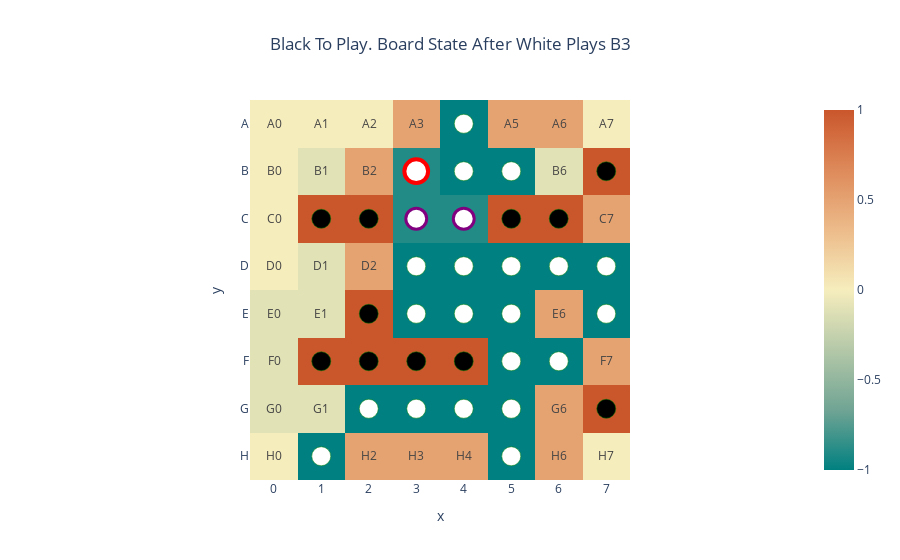

Notebook code cell kept with this figure:
### Markdown cell above
`plot_single_board` is a helper function to plot the board state after a series of moves. It takes in moves in the label format, ie A0 to H7, so we convert. We can see on inspection that our model has correctly identified the valid moves!

### Code cell
plot_single_board(int_to_label(moves_int))

### Figure 1 — Plotly figure (JSON) as saved in the notebook; plotly's stock layout.template omitted (floating-point values rounded to 4 significant figures)
{"data": [{"coloraxis": "coloraxis", "customdata": [["I:1<br>S:0", "I:2<br>S:1", "I:3<br>S:2", "I:4<br>S:3", "I:5<br>S:4", "I:6<br>S:5", "I:7<br>S:6", "I:8<br>S:7"], ["I:9<br>S:8", "I:10<br>S:9", "I:11<br>S:10", "I:12<br>S:11", "I:13<br>S:12", "I:14<br>S:13", "I:15<br>S:14", "I:16<br>S:15"], ["I:17<br>S:16", "I:18<br>S:17", "I:19<br>S:18", "I:20<br>S:19", "I:21<br>S:20", "I:22<br>S:21", "I:23<br>S:22", "I:24<br>S:23"], ["I:25<br>S:24", "I:26<br>S:25", "I:27<br>S:26", "I:X<br>S:27", "I:X<br>S:28", "I:28<br>S:29", "I:29<br>S:30", "I:30<br>S:31"], ["I:31<br>S:32", "I:32<br>S:33", "I:33<br>S:34", "I:X<br>S:35", "I:X<br>S:36", "I:34<br>S:37", "I:35<br>S:38", "I:36<br>S:39"], ["I:37<br>S:40", "I:38<br>S:41", "I:39<br>S:42", "I:40<br>S:43", "I:41<br>S:44", "I:42<br>S:45", "I:43<br>S:46", "I:44<br>S:47"], ["I:45<br>S:48", "I:46<br>S:49", "I:47<br>S:50", "I:48<br>S:51", "I:49<br>S:52", "I:50<br>S:53", "I:51<br>S:54", "I:52<br>S:55"], ["I:53<br>S:56", "I:54<br>S:57", "I:55<br>S:58", "I:56<br>S:59", "I:57<br>S:60", "I:58<br>S:61", "I:59<br>S:62", "I:60<br>S:63"]], "hovertemplate": "<b>%{y}%{x}</b><br>%{customdata}<extra></extra>", "name": "0", "text": [["A0", "A1", "A2", "A3", "", "A5", "A6", "A7"], ["B0", "B1", "B2", "", "", "", "B6", ""], ["C0", "", "", "", "", "", "", "C7"], ["D0", "D1", "D2", "", "", "", "", ""], ["E0", "E1", "", "", "", "", "E6", ""], ["F0", "", "", "", "", "", "", "F7"], ["G0", "G1", "", "", "", "", "G6", ""], ["H0", "", "H2", "H3", "H4", "", "H6", "H7"]], "texttemplate": "%{text}", "type": "heatmap", "x": ["0", "1", "2", "3", "4", "5", "6", "7"], "xaxis": "x", "y": ["A", "B", "C", "D", "E", "F", "G", "H"], "yaxis": "y", "z": [[0, 0, 0, 0.5, -1, 0.5, 0.5, 0], [0, -0.1, 0.5, -0.9, -1, -1, -0.1, 1], [0, 1, 1, -0.9, -0.9, 1, 1, 0.5], [0, -0.1, 0.5, -1, -1, -1, -1, -1], [-0.1, -0.1, 1, -1, -1, -1, 0.5, -1], [-0.1, 1, 1, 1, 1, -1, -1, 0.5], [-0.1, -0.1, -1, -1, -1, -1, 0.5, 1], [0, -1, 0.5, 0.5, 0.5, -1, 0.5, 0]]}], "layout": {"coloraxis": {"cmid": 0, "colorscale": [[0, "rgb(0, 128, 128)"], [0.1667, "rgb(112, 164, 148)"], [0.3333, "rgb(180, 200, 168)"], [0.5, "rgb(246, 237, 189)"], [0.6667, "rgb(237, 187, 138)"], [0.8333, "rgb(222, 138, 90)"], [1, "rgb(202, 86, 44)"]]}, "shapes": [{"fillcolor": "white", "line": {"color": "green", "width": 0.5}, "type": "circle", "x0": 3.8, "x1": 4.2, "y0": -0.2, "y1": 0.2}, {"fillcolor": "white", "line": {"color": "red", "width": 4}, "type": "circle", "x0": 2.75, "x1": 3.25, "y0": 0.75, "y1": 1.25}, {"fillcolor": "white", "line": {"color": "green", "width": 0.5}, "type": "circle", "x0": 3.8, "x1": 4.2, "y0": 0.8, "y1": 1.2}, {"fillcolor": "white", "line": {"color": "green", "width": 0.5}, "type": "circle", "x0": 4.8, "x1": 5.2, "y0": 0.8, "y1": 1.2}, {"fillcolor": "black", "line": {"color": "green", "width": 0.5}, "type": "circle", "x0": 6.8, "x1": 7.2, "y0": 0.8, "y1": 1.2}, {"fillcolor": "black", "line": {"color": "green", "width": 0.5}, "type": "circle", "x0": 0.8, "x1": 1.2, "y0": 1.8, "y1": 2.2}, {"fillcolor": "black", "line": {"color": "green", "width": 0.5}, "type": "circle", "x0": 1.8, "x1": 2.2, "y0": 1.8, "y1": 2.2}, {"fillcolor": "white", "line": {"color": "purple", "width": 3}, "type": "circle", "x0": 2.78, "x1": 3.22, "y0": 1.78, "y1": 2.22}, {"fillcolor": "white", "line": {"color": "purple", "width": 3}, "type": "circle", "x0": 3.78, "x1": 4.22, "y0": 1.78, "y1": 2.22}, {"fillcolor": "black", "line": {"color": "green", "width": 0.5}, "type": "circle", "x0": 4.8, "x1": 5.2, "y0": 1.8, "y1": 2.2}, {"fillcolor": "black", "line": {"color": "green", "width": 0.5}, "type": "circle", "x0": 5.8, "x1": 6.2, "y0": 1.8, "y1": 2.2}, {"fillcolor": "white", "line": {"color": "green", "width": 0.5}, "type": "circle", "x0": 2.8, "x1": 3.2, "y0": 2.8, "y1": 3.2}, {"fillcolor": "white", "line": {"color": "green", "width": 0.5}, "type": "circle", "x0": 3.8, "x1": 4.2, "y0": 2.8, "y1": 3.2}, {"fillcolor": "white", "line": {"color": "green", "width": 0.5}, "type": "circle", "x0": 4.8, "x1": 5.2, "y0": 2.8, "y1": 3.2}, {"fillcolor": "white", "line": {"color": "green", "width": 0.5}, "type": "circle", "x0": 5.8, "x1": 6.2, "y0": 2.8, "y1": 3.2}, {"fillcolor": "white", "line": {"color": "green", "width": 0.5}, "type": "circle", "x0": 6.8, "x1": 7.2, "y0": 2.8, "y1": 3.2}, {"fillcolor": "black", "line": {"color": "green", "width": 0.5}, "type": "circle", "x0": 1.8, "x1": 2.2, "y0": 3.8, "y1": 4.2}, {"fillcolor": "white", "line": {"color": "green", "width": 0.5}, "type": "circle", "x0": 2.8, "x1": 3.2, "y0": 3.8, "y1": 4.2}, {"fillcolor": "white", "line": {"color": "green", "width": 0.5}, "type": "circle", "x0": 3.8, "x1": 4.2, "y0": 3.8, "y1": 4.2}, {"fillcolor": "white", "line": {"color": "green", "width": 0.5}, "type": "circle", "x0": 4.8, "x1": 5.2, "y0": 3.8, "y1": 4.2}, {"fillcolor": "white", "line": {"color": "green", "width": 0.5}, "type": "circle", "x0": 6.8, "x1": 7.2, "y0": 3.8, "y1": 4.2}, {"fillcolor": "black", "line": {"color": "green", "width": 0.5}, "type": "circle", "x0": 0.8, "x1": 1.2, "y0": 4.8, "y1": 5.2}, {"fillcolor": "black", "line": {"color": "green", "width": 0.5}, "type": "circle", "x0": 1.8, "x1": 2.2, "y0": 4.8, "y1": 5.2}, {"fillcolor": "black", "line": {"color": "green", "width": 0.5}, "type": "circle", "x0": 2.8, "x1": 3.2, "y0": 4.8, "y1": 5.2}, {"fillcolor": "black", "line": {"color": "green", "width": 0.5}, "type": "circle", "x0": 3.8, "x1": 4.2, "y0": 4.8, "y1": 5.2}, {"fillcolor": "white", "line": {"color": "green", "width": 0.5}, "type": "circle", "x0": 4.8, "x1": 5.2, "y0": 4.8, "y1": 5.2}, {"fillcolor": "white", "line": {"color": "green", "width": 0.5}, "type": "circle", "x0": 5.8, "x1": 6.2, "y0": 4.8, "y1": 5.2}, {"fillcolor": "white", "line": {"color": "green", "width": 0.5}, "type": "circle", "x0": 1.8, "x1": 2.2, "y0": 5.8, "y1": 6.2}, {"fillcolor": "white", "line": {"color": "green", "width": 0.5}, "type": "circle", "x0": 2.8, "x1": 3.2, "y0": 5.8, "y1": 6.2}, {"fillcolor": "white", "line": {"color": "green", "width": 0.5}, "type": "circle", "x0": 3.8, "x1": 4.2, "y0": 5.8, "y1": 6.2}, {"fillcolor": "white", "line": {"color": "green", "width": 0.5}, "type": "circle", "x0": 4.8, "x1": 5.2, "y0": 5.8, "y1": 6.2}, {"fillcolor": "black", "line": {"color": "green", "width": 0.5}, "type": "circle", "x0": 6.8, "x1": 7.2, "y0": 5.8, "y1": 6.2}, {"fillcolor": "white", "line": {"color": "green", "width": 0.5}, "type": "circle", "x0": 0.8, "x1": 1.2, "y0": 6.8, "y1": 7.2}, {"fillcolor": "white", "line": {"color": "green", "width": 0.5}, "type": "circle", "x0": 4.8, "x1": 5.2, "y0": 6.8, "y1": 7.2}], "title": {"text": "Black To Play. Board State After White Plays B3 ", "x": 0.5}, "xaxis": {"anchor": "y", "constrain": "domain", "domain": [0, 1], "scaleanchor": "y", "title": {"text": "x"}}, "yaxis": {"anchor": "x", "autorange": "reversed", "constrain": "domain", "domain": [0, 1], "title": {"text": "y"}}}}
